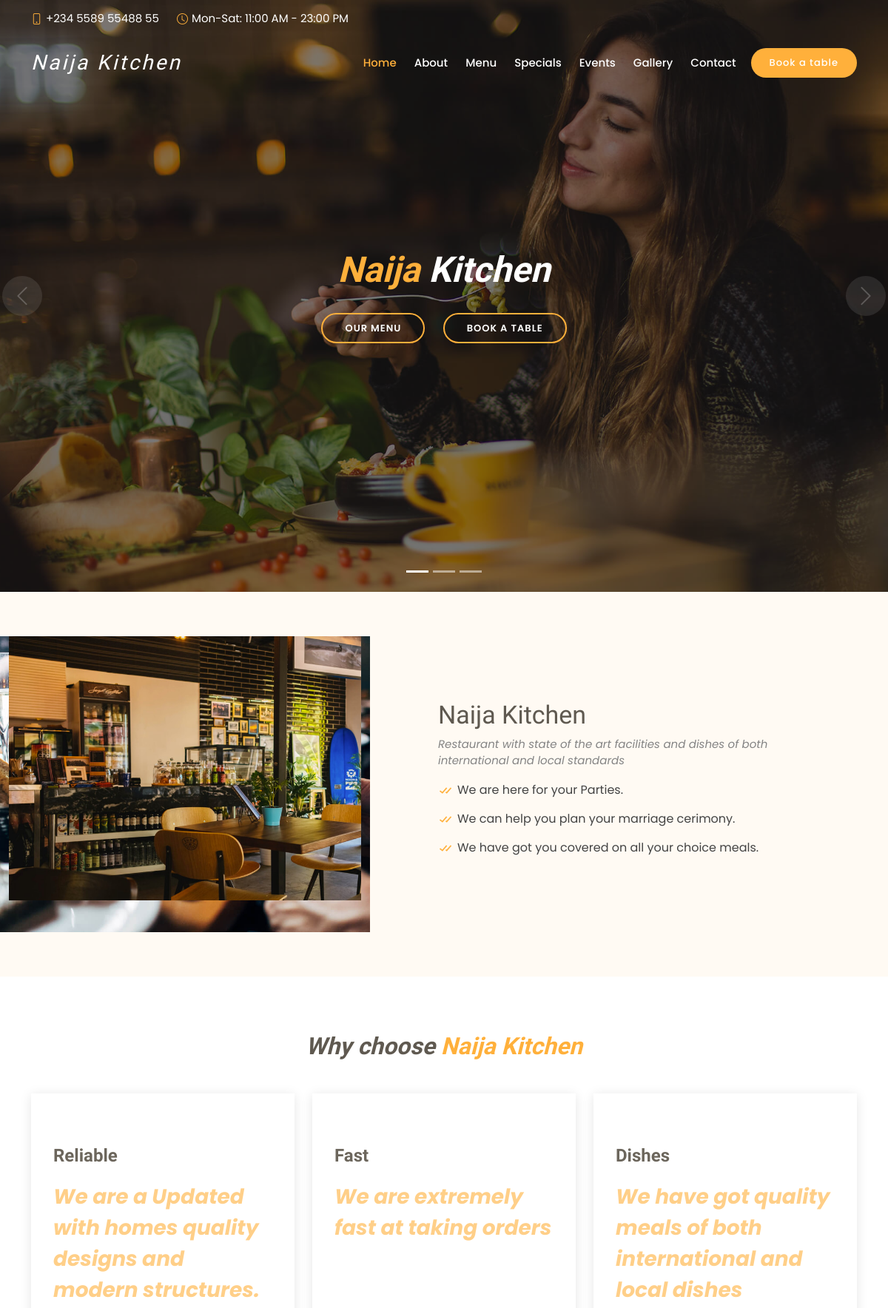
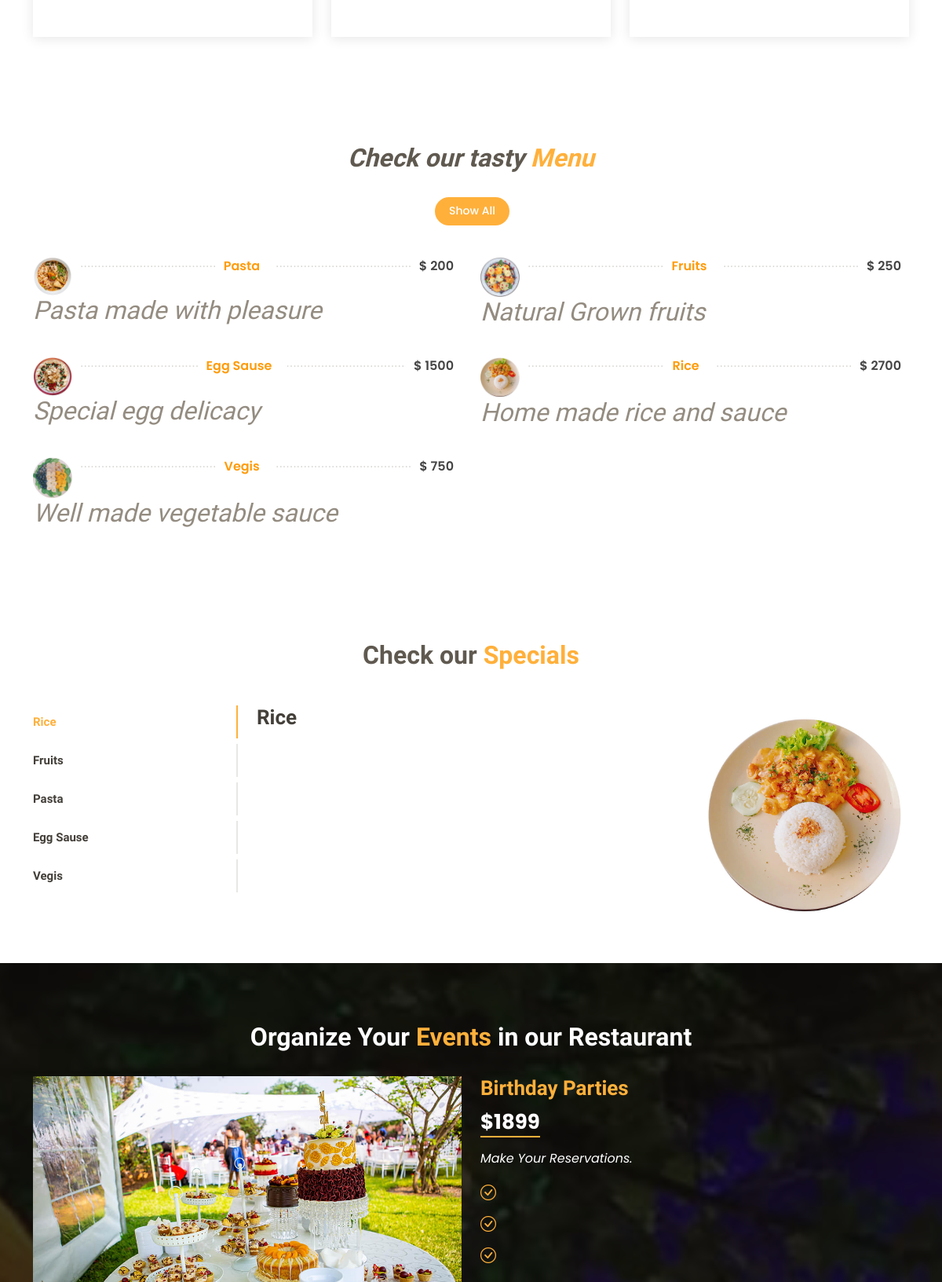
The page / (upper part) on the database its author committed (2 pictures, top to bottom).
### myapp/models.py (models this page shows)
class About(models.Model):
    name = models.CharField(max_length=1001)
    details = models.CharField(max_length=1001)

class Meal(models.Model):
    name = models.CharField(max_length=1001)
    details = models.CharField(max_length=1001)
    image = models.ImageField(upload_to= "meals/")
    price = models.IntegerField(default= 0)

### myapp/views.py (the view)
# urls.py: path('', views.index, name='index'),
def index(request):
    if request.method == 'POST':
        form = OrderForm(request.POST, request.FILES)
        if form.is_valid():
            form.save()
            messages.success(request, f'Thank You For Choosing Naija Restaurant, Your Booking Is Successful !')
            return render(request, 'index.html')
        name = request.POST.get('name')
        email = request.POST.get('email')
        subject = request.POST.get('subject')
        message = request.POST.get('message')
        print(name, email, subject, message)
        Contactform.objects.create(name=name, email=email, subject=subject, message=message,)
        messages.success(request, f'Your Message Has Been Sent Successfully !')
        return redirect('index')
    else:
        form = OrderForm
    meals = Meal.objects.all()
    gallerys = Gallery.objects.all()
    reviews = Review.objects.all()
    abouts = About.objects.all()
    return render(request, 'index.html', {'form': form, "meals": meals, "gallerys": gallerys, "reviews": reviews, "abouts": abouts})

### templates/index.html (shortened to what this page needs)
{% load static %}
<!DOCTYPE html>
<html lang="en">
<head>
  <link href="{% static 'assets/vendor/animate.css/animate.min.css' %}" rel="stylesheet">
  <link href="{% static 'assets/vendor/bootstrap/css/bootstrap.min.css' %}" rel="stylesheet">
  <link href="{% static 'assets/vendor/bootstrap-icons/bootstrap-icons.css' %}" rel="stylesheet">
  <link href="{% static 'assets/vendor/boxicons/css/boxicons.min.css' %}" rel="stylesheet">
  <link href="{% static 'assets/vendor/glightbox/css/glightbox.min.css' %}" rel="stylesheet">
  <link href="{% static 'assets/vendor/swiper/swiper-bundle.min.css' %}" rel="stylesheet">
  <link href="{% static 'assets/css/style.css' %}" rel="stylesheet">
</head>
<body>
  <section id="topbar" class="d-flex align-items-center fixed-top topbar-transparent">
    <div class="container-fluid container-xl d-flex align-items-center justify-content-center justify-content-lg-start">
      <i class="bi bi-phone d-flex align-items-center"><span>+234 5589 55488 55</span></i>
      <i class="bi bi-clock ms-4 d-none d-lg-flex align-items-center"><span>Mon-Sat: 11:00 AM - 23:00 PM</span></i>
    </div>
  </section>
  <header id="header" class="fixed-top d-flex align-items-center header-transparent">
    <div class="container-fluid container-xl d-flex align-items-center justify-content-between">
      <div class="logo me-auto">
      <em><h1><a href=" / ">Naija Kitchen</a></h1></em>
      </div>
      <nav id="navbar" class="navbar order-last order-lg-0">
        <ul>
          <li><a class="nav-link scrollto active" href="#hero">Home</a></li>
          <li><a class="nav-link scrollto" href="#about">About</a></li>
          <li><a class="nav-link scrollto" href="#menu">Menu</a></li>
          <li><a class="nav-link scrollto" href="#specials">Specials</a></li>
          <li><a class="nav-link scrollto" href="#events">Events</a></li>
          <li><a class="nav-link scrollto" href="#gallery">Gallery</a></li>
          <li><a class="nav-link scrollto" href="#contact">Contact</a></li>
        </ul>
      </nav>
      <a href="#book-a-table" class="book-a-table-btn scrollto">Book a table</a>
    </div>
  </header>
  <section id="hero">
    <div class="hero-container">
      <div id="heroCarousel" data-bs-interval="5000" class="carousel slide carousel-fade" data-bs-ride="carousel">
        <ol class="carousel-indicators" id="hero-carousel-indicators"></ol>
        <div class="carousel-inner" role="listbox">
          <div class="carousel-item active" style="background-image: url(static/assets/img/slide/slide-1.jpg);">
            <div class="carousel-container">
              <div class="carousel-content">
              <em><h2 class="animate__animated animate__fadeInDown"><span>Naija</span> Kitchen</h2></em>
                <div>
                  <a href="#menu" class="btn-menu animate__animated animate__fadeInUp scrollto">Our Menu</a>
                  <a href="#book-a-table" class="btn-book animate__animated animate__fadeInUp scrollto">Book a Table</a>
                </div>
              </div>
            </div>
          </div>
        </div>
        <a class="carousel-control-prev" href="#heroCarousel" role="button" data-bs-slide="prev">
          <span class="carousel-control-prev-icon bi bi-chevron-left" aria-hidden="true"></span>
        </a>
        <a class="carousel-control-next" href="#heroCarousel" role="button" data-bs-slide="next">
          <span class="carousel-control-next-icon bi bi-chevron-right" aria-hidden="true"></span>
        </a>
      </div>
    </div>
  </section>
  <main id="main">
    <section id="about" class="about">
      <div class="container-fluid">
        <div class="row">
          <div class="col-lg-5 align-items-stretch video-box" style='background-image: url("assets/img/about.jpg");'>
            <img src="{% static 'assets/img/gallery/gallery-4.jpg' %}" alt="" class="img-fluid">
          </div>
          <div class="col-lg-7 d-flex flex-column justify-content-center align-items-stretch">
            <div class="content">
              <h3>Naija Kitchen</strong></h3>
              <em><p>
                Restaurant with state of the art facilities and dishes of both international and local standards
              </p></em>
              <ul>
                <li><i class="bx bx-check-double"></i>We are here for your Parties.</li>
                <li><i class="bx bx-check-double"></i>We can help you plan your marriage cerimony.</li>
                <li><i class="bx bx-check-double"></i>We have got you covered on all your choice meals.</li>
              </ul>
            </div>
          </div>
        </div>
      </div>
    </section>
    <section id="why-us" class="why-us">
      <div class="container">
        <div class="section-title">
        <em><h2>Why choose <span>Naija Kitchen</span></h2></em>
        </div>
        <div class="row">
          {% for about in abouts %}
          <div class="col-lg-4">
            <div class="box">
              <h4>{{ about.name }}</h4>
              <em><p><span>{{ about.details }}</span></p></em>
            </div>
          </div>
          {% endfor %}
        </div>
      </div>
    </section>
    <section id="menu" class="menu">
      <div class="container">
        <div class="section-title">
          <em><h2>Check our tasty <span>Menu</span></h2></em>
        </div>
        <div class="row">
          <div class="col-lg-12 d-flex justify-content-center">
            <ul id="menu-flters">
              <li data-filter="*" class="filter-active">Show All</li>
            </ul>
          </div>
        </div>
        <div class="row menu-container">
          {% for meal in meals %}
          <div class="col-lg-6 menu-item filter-starters">
            <div class="menu-content">
              <a href="{{ meal.image.url }}" class="gallery-lightbox">
                <img src="{{ meal.image.url }}" alt="10" width="50" height="50" class="img-fluid">
              <a href="#"><span>{{ meal.name }}</span></a><span>$ {{ meal.price }}</span>
            </div>
            <div class="menu-ingredients">
              <h2>{{ meal.details }}</h2>
            </div>
          </div>
          {% endfor %}
        </div>
      </div>
    </section>
    <section id="specials" class="specials">
      <div class="container">
        <div class="section-title">
          <h2>Check our <span>Specials</span></h2>
        </div>
        <div class="row">
          <div class="col-lg-3">
            <ul class="nav nav-tabs flex-column">
              <li class="nav-item">
                <h2><a class="nav-link active show" data-bs-toggle="tab" href="#tab-1">Rice</a></h2>
              </li>
              <li class="nav-item">
                <h2><a class="nav-link" data-bs-toggle="tab" href="#tab-2">Fruits</a></h2>
              </li>
              <li class="nav-item">
                <h2><a class="nav-link" data-bs-toggle="tab" href="#tab-3">Pasta</a></h2>
              </li>
              <li class="nav-item">
                <h2><a class="nav-link" data-bs-toggle="tab" href="#tab-4">Egg Sause</a></h2>
              </li>
              <li class="nav-item">
                <h2><a class="nav-link" data-bs-toggle="tab" href="#tab-5">Vegis</a></h2>
              </li>
            </ul>
          </div>
          <div class="col-lg-9 mt-4 mt-lg-0">
            <div class="tab-content">
              <div class="tab-pane active show" id="tab-1">
                <div class="row">
                  <div class="col-lg-8 details order-2 order-lg-1">
                    <h3>Rice</h3>
                  </div>
                  <div class="col-lg-4 text-center order-1 order-lg-2">
                    <img src="{% static 'assets/img/specials-1.jpg' %}" alt="" class="img-fluid">
                  </div>
                </div>
              </div>
            </div>
          </div>
        </div>
      </div>
    </section>
    <section id="events" class="events">
      <div class="container">
        <div class="section-title">
          <h2>Organize Your <span>Events</span> in our Restaurant</h2>
        </div>
        <div class="events-slider swiper">
          <div class="swiper-wrapper">
            <div class="swiper-slide">
              <div class="row event-item">
                <div class="col-lg-6">
                  <img src="{% static 'assets/img/event-birthday.jpg' %}" class="img-fluid" alt="">
                </div>
                <div class="col-lg-6 pt-4 pt-lg-0 content">
                  <h3>Birthday Parties</h3>
                  <div class="price">
                    <p><span>$1899</span></p>
                  </div>
                  <p class="fst-italic">
                    Make Your Reservations.
                  </p>
                  <ul>
                    <li><i class="bi bi-check-circle"></i> </li>
                    <li><i class="bi bi-check-circle"></i> </li>
                    <li><i class="bi bi-check-circle"></i> </li>
                  </ul>
                </div>
              </div>
            </div>
            <div class="swiper-slide">
              <div class="row event-item">
                <div class="col-lg-6">
                </div>
              </div>
            </div>
            <div class="swiper-slide">
              <div class="row event-item">
                <div class="col-lg-6 pt-4 pt-lg-0 content">
                </div>
              </div>
            </div>
          </div>
        </div>
      </div>
    </section>
  </main>
</body>
</html>

### rows shown on the page
About: name "Reliable", details "We are a Updated with homes quality designs and modern structures."
About: name "Fast", details "We are extremely fast at taking orders"
About: name "Dishes", details "We have got quality meals of both international and local dishes"
Meal: image (picture), name "Pasta", price "200", details "Pasta made with pleasure"
Meal: image (picture), name "Fruits", price "250", details "Natural Grown fruits"
Meal: image (picture), name "Egg Sause", price "1500", details "Special egg delicacy"
Meal: image (picture), name "Rice", price "2700", details "Home made rice and sauce"
Meal: image (picture), name "Vegis", price "750", details "Well made vegetable sauce"
